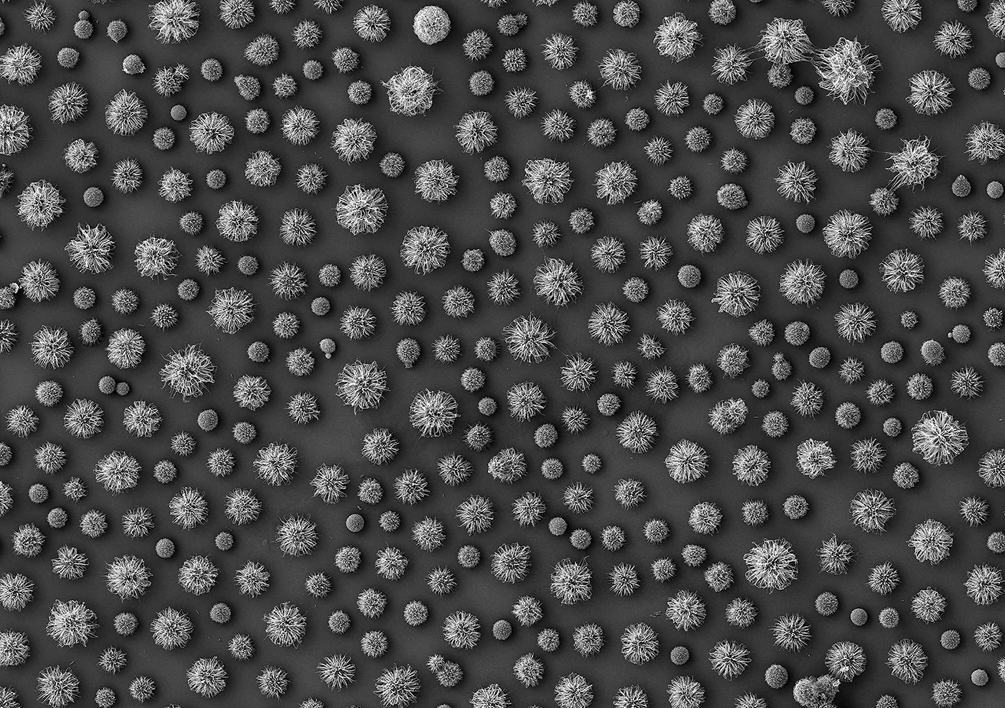
#> input picture imgs/cryptococcus_big.tif, 1005 x 708 px, found by its file name
$ jupyter execute segmentation.ipynb   (shell and % lines are left out)
#> lines starting #> are read from the running program, lines starting #| are printed output that depends on the picture; after the words box and inside, x2 and y2 are one past the last pixel; in counts of white or black regions, pixels touching at a corner belong together
<a href="https://githubtocolab.com/borislevant/cvplayground/blob/main/segmentation.ipynb" target="_parent"></a>

[cell 1]
import cv2
import numpy as np
import os
import matplotlib.pyplot as plt
from skimage import data, segmentation, color
from skimage.filters import gaussian, threshold_otsu

[cell 2]
img = cv2.imread(r'images/imgs/cryptococcus_big.tif', cv2.IMREAD_GRAYSCALE)
#> img: shape (708, 1005); min 0, max 255, mean 72.4
p1 = 100
p2 = 200
nbins = 256

t1 = threshold_otsu(img, nbins=nbins)
#> t1 = 102
img_th = img.copy()
img_th[img_th <= t1] = 0
img_th[img_th > t1] = 255
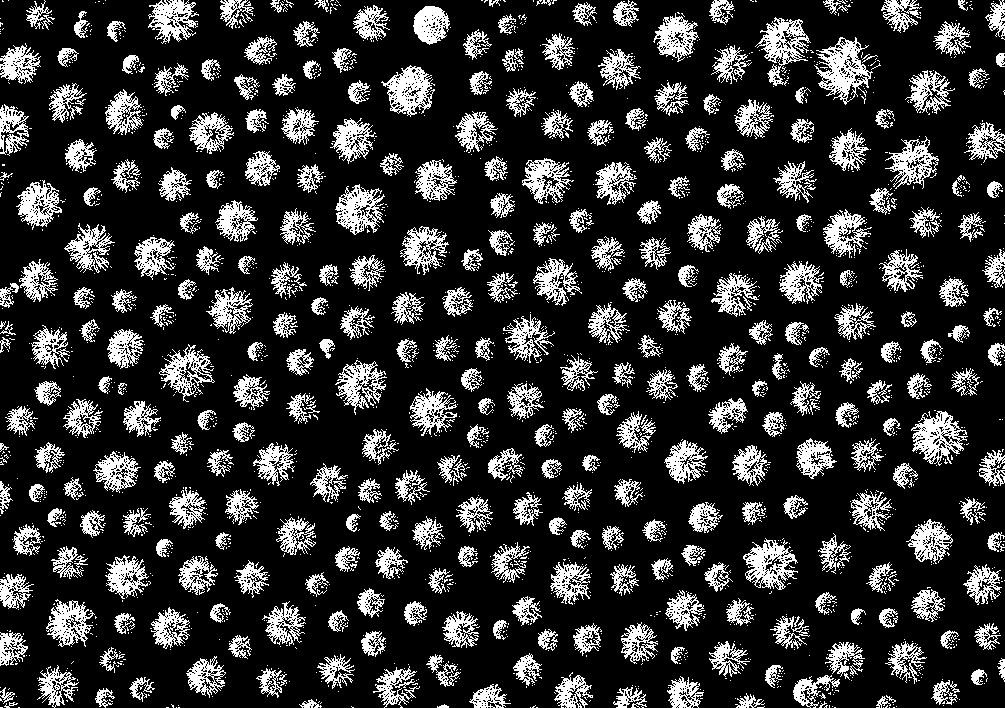
#> img_th: shape (708, 1005); 19.6% white in thin lines or dots
fig, ax = plt.subplots(2, 2, figsize=(20, 10))
ax[0, 0].imshow(img[p1:p2, p1:p2], cmap='gray')
ax[0, 1].hist(img.flatten(), bins=nbins)
ax[1, 0].imshow(img_th[p1:p2, p1:p2], cmap='gray')
ax[1, 1].imshow(img_th, cmap='gray')
plt.show()
#> figure, not shown here; panel 2: tallest bar 23016 high, from x = 53.79 to 54.79

[cell 3]
#blurred_image = gaussian(img, sigma=2)
ksize = 7
kernel = np.ones((ksize, ksize),np.float32)/ksize/ksize
blurred_image = cv2.filter2D(img, -1, kernel)

t2 = threshold_otsu(blurred_image, nbins=nbins)
#> t2 = 87
ret, img_th2 = cv2.threshold(blurred_image, t2, 255, cv2.THRESH_BINARY)
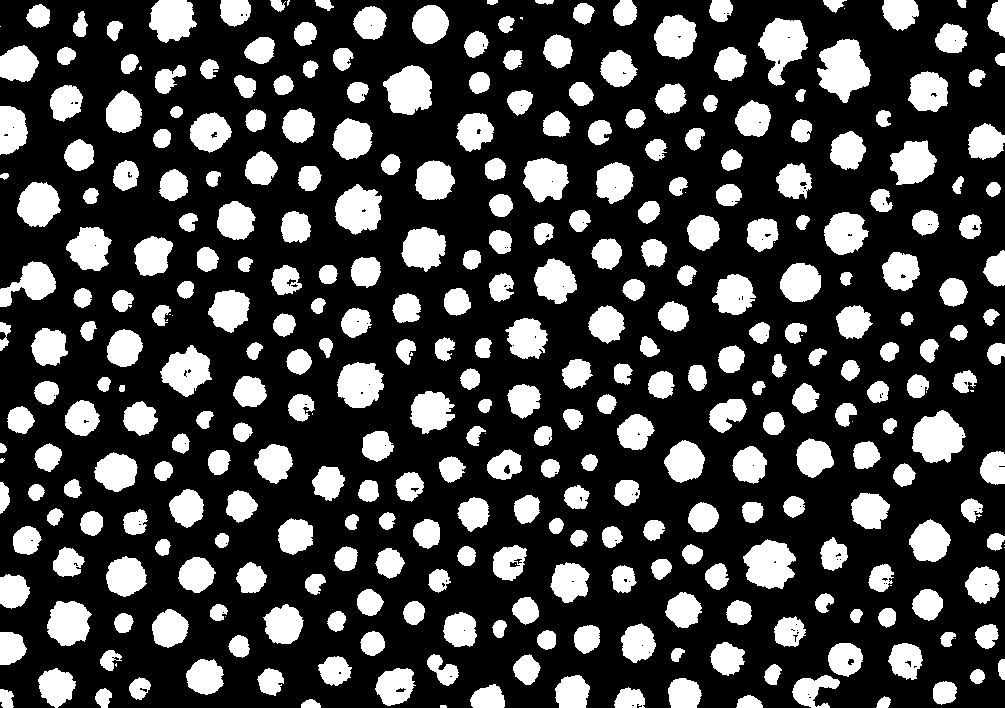
#> img_th2: shape (708, 1005); 26.6% white; 356 white regions (30 under 20 px)
#> ret = 87
fig, ax = plt.subplots(2, 2, figsize=(20, 10))
ax[0, 0].imshow(blurred_image[p1:p2, p1:p2], cmap='gray')
ax[0, 1].hist(blurred_image.flatten(), bins=nbins)
ax[1, 0].imshow(img_th2[p1:p2, p1:p2], cmap='gray')
ax[1, 1].imshow(img_th2, cmap='gray')
plt.show()
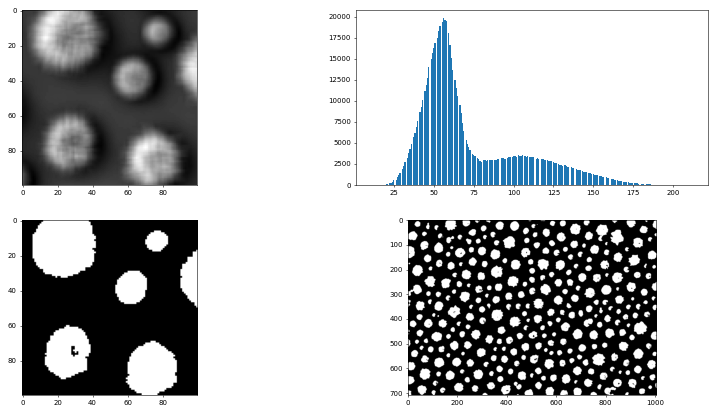
#> figure drawn by matplotlib, 4 panels; panel 2: tallest bar 19809 high, from x = 55.75 to 56.54

[cell 4]
# find the contours from the thresholded image
contours, hierarchy = cv2.findContours(img_th2, cv2.RETR_TREE, cv2.CHAIN_APPROX_NONE)
#> contours = 491 contours, 149 with area under 20; largest, box (x1, y1, x2, y2) and area: (817, 39, 871, 103) 2102, (912, 410, 966, 463) 1894, (758, 18, 808, 86) 1838, (743, 539, 796, 589) 1779, (383, 65, 432, 115) 1704
# draw all contours
img_blank = np.zeros(img_th2.shape)
image = cv2.drawContours(img_blank, contours, -1, (255, 255, 255), 1)
#> image: shape (708, 1005) float64; 3.8% white in thin lines or dots
for c in contours:
    M = cv2.moments(c)
    area = cv2.contourArea(c)
    if M["m00"] != 0:
        cX = int(M["m10"] / M["m00"])
        cY = int(M["m01"] / M["m00"])
    else:
        cX, cY = 0, 0
    cv2.putText(image, "{}".format(area), (cX, cY), cv2.FONT_HERSHEY_SIMPLEX, 0.2, (255, 255, 255))
#> this loop made 491 passes
#> (area, cX, cY) on passes 2, 3, 4, 5, 6, 7, 9, 10, 11, 12, 13, 14: (112, 310, 703), (106.5, 883, 702), (228, 748, 702), (187.5, 5, 698), (211, 102, 697), (448.5, 629, 698), (597.5, 487, 697), (420, 944, 692), (787.5, 683, 693), (316, 139, 687), (23.5, 143, 689), (789, 811, 689)
#> (area, cX) on pass 100: (288, 660)
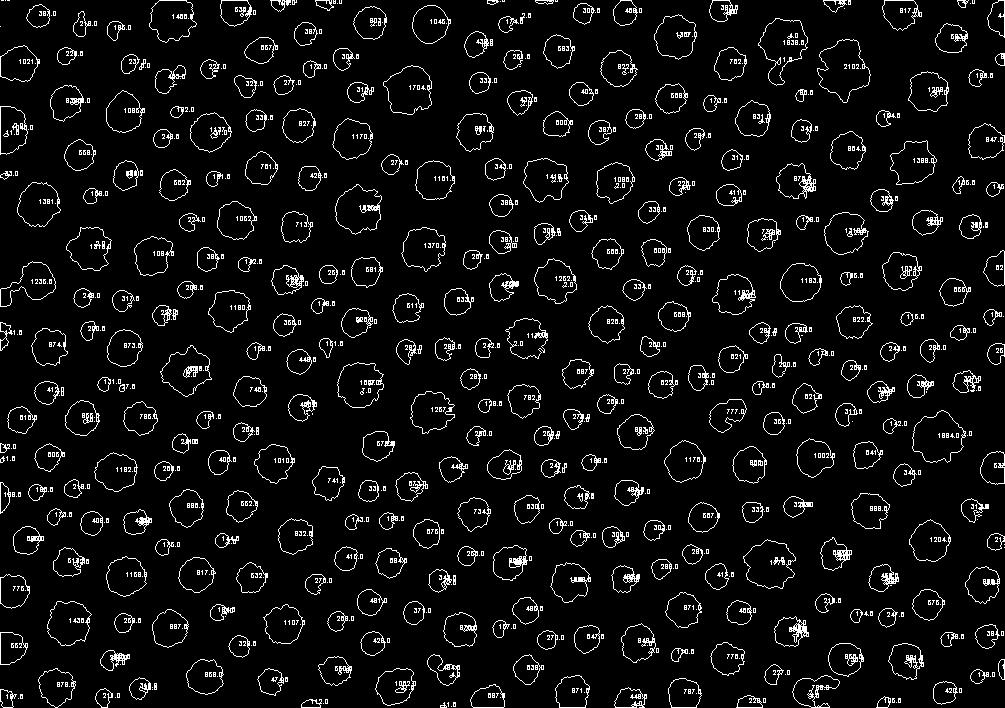
#> image: shape (708, 1005) float64; 6% white in thin lines or dots

fig, ax = plt.subplots(1, 2, figsize=(20, 10))
ax[0].imshow(image[p1:p2, p1:p2], cmap='gray')
ax[1].imshow(image, cmap='gray')
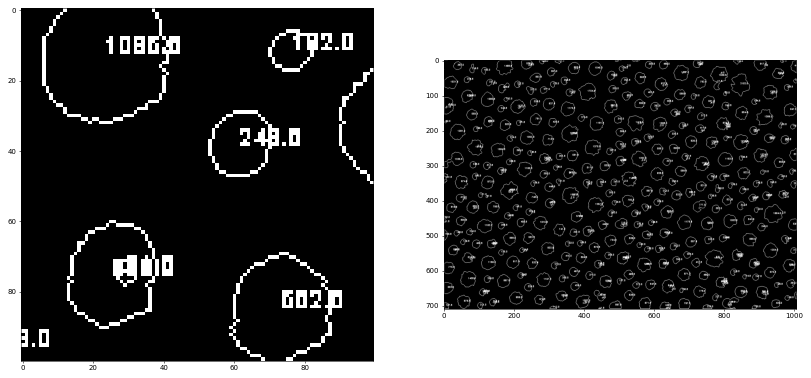
#> figure drawn by matplotlib, 2 panels

### K-Means Clustering

[cell 5]
image = cv2.imread('images/imgs/river_trees.jpg', cv2.COLOR_BGR2RGB)
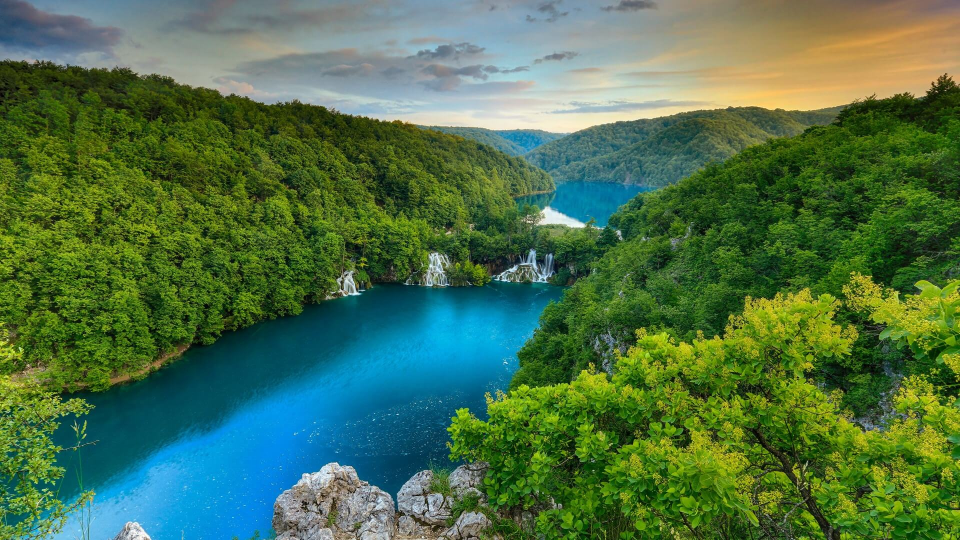
#> input picture imgs/river_trees.jpg, 1920 x 1080 px, found by its file name (shown at 1/2 size)
#> image is the input picture: shape (1080, 1920, 3); mean B, G, R 73.7, 112.7, 75.7
plt.imshow(cv2.cvtColor(image, cv2.COLOR_BGR2RGB))

[cell 6]
# reshape the image to a 2D array of pixels and 3 color values (RGB)
pixel_values = image.reshape((-1, 3))
# convert to float
pixel_values = np.float32(pixel_values)

[cell 7]
# define stopping criteria
criteria = (cv2.TERM_CRITERIA_EPS + cv2.TERM_CRITERIA_MAX_ITER, 100, 0.2)
#> criteria = (3, 100, 0.2)

# number of clusters (K)
k = 3
compactness, labels, (centers) = cv2.kmeans(pixel_values, k, None, criteria, 10, cv2.KMEANS_RANDOM_CENTERS)
#> compactness = 7.29e+09; centers = [[28.35, 84.23, 48.59], [123.9, 161.4, 152], [186.8, 134.8, 12.02]]

# convert back to 8 bit values
centers = np.uint8(centers)
#> centers = [[28, 84, 48], [123, 161, 152], [186, 134, 12]]

# flatten the labels array
labels = labels.flatten()

[cell 8]
centers[labels].shape
#> Out = (2073600, 3)

[cell 9]
# convert all pixels to the color of the centroids
segmented_image = centers[labels]

# reshape back to the original image dimension
segmented_image = segmented_image.reshape(image.shape)
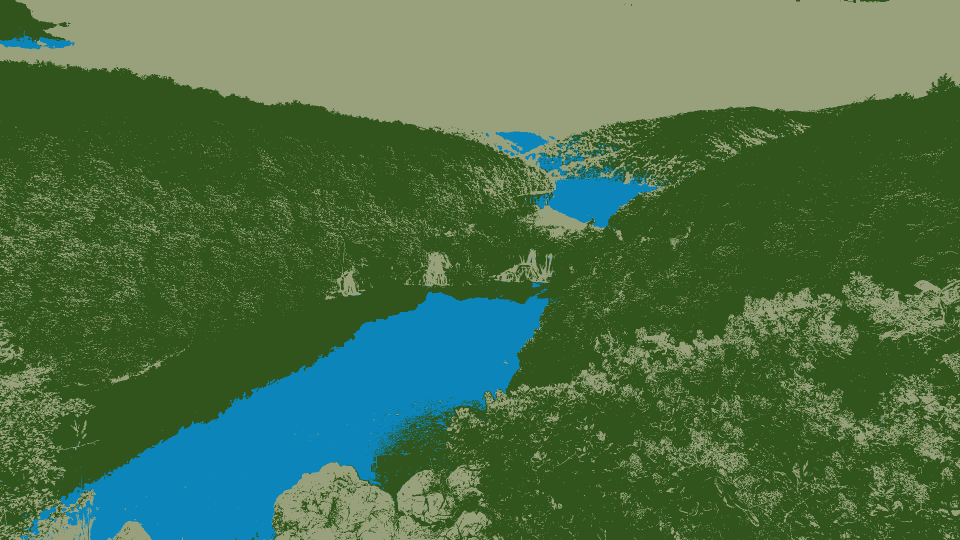
#> segmented_image: shape (1080, 1920, 3) (shown at 1/2 size); mean B, G, R 73.2, 112.4, 75.3

# show the image
plt.imshow(cv2.cvtColor(segmented_image, cv2.COLOR_BGR2RGB))
plt.show()

[cell 10]
# disable only the cluster number 2 (turn the pixel into black)
masked_image = np.copy(image)
# convert to the shape of a vector of pixel values
masked_image = masked_image.reshape((-1, 3))
# color (i.e cluster) to disable
cluster = 2
masked_image[labels == cluster] = [0, 0, 0]

# convert back to original shape
masked_image = masked_image.reshape(image.shape)
# show the image
plt.imshow(cv2.cvtColor(masked_image, cv2.COLOR_BGR2RGB))
plt.show()

### Felzenszwalb Algorithm

[cell 11]
from skimage.segmentation import felzenszwalb
from skimage.data import coffee

img = coffee()
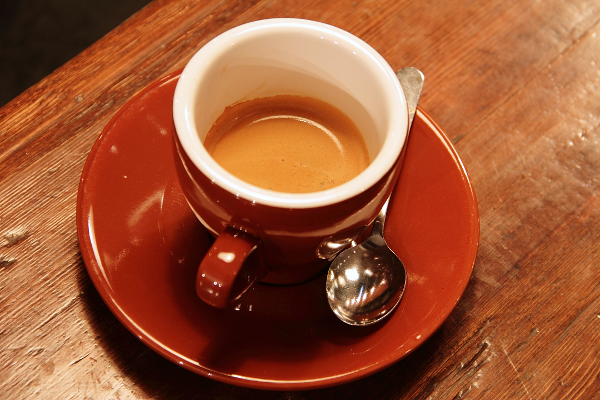
#> input picture skimage.data.coffee(), 600 x 400 px
#> img is the input picture: shape (400, 600, 3); mean R, G, B 158.6, 85.8, 51.5
segments = felzenszwalb(img, scale=1.0, sigma=0.95, min_size=700)
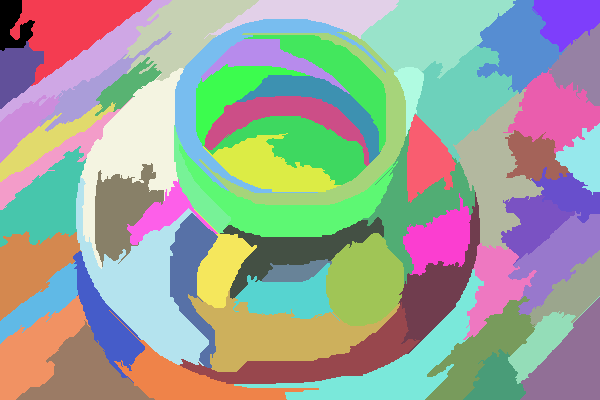
#> segments: shape (400, 600) int64; 65 distinct labels, from 0 to 64; one colour per label, 0 black

def get_segmentation(img, seg):
  imgs = img.copy()
  segs = np.unique(segments.reshape((-1,)))
#> segs = 65 values from 0 to 64
  for s in segs:
    imgs[seg==s, :] = np.mean(imgs[seg==s, :], axis=0)
#> this loop made 65 passes
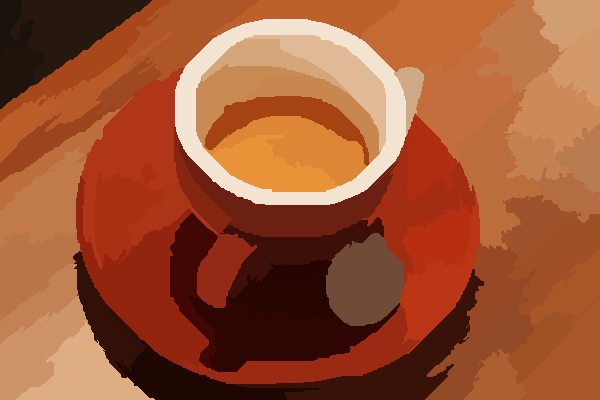
#> imgs: shape (400, 600, 3); mean R, G, B 158, 85.3, 51
  return imgs

fig, ax = plt.subplots(1, 2, figsize=(15, 10))
ax[0].imshow(img)
ax[1].imshow(get_segmentation(img, segments))

print('Number of segments {}'.format(len(np.unique(segments.reshape((-1,))))))
#| Number of segments 65
